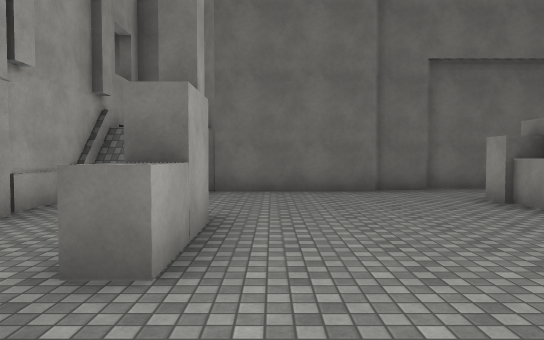
[1] (above)

14 first-person views from a walk through a Unity game level. The camera is 1.5 m above the floor, tilts 2° down and sees 70° across. The floor is counted in squares, 2 m on a side. Each view is taken from the middle of a square. On the plan, view 1 faces up. The plan holds only what a view shows up to about 12 squares ahead; the rest is blank. The place goes on beyond the plan. The player character is not drawn. Surface patterns are stand-ins for the level's own textures.

[2]
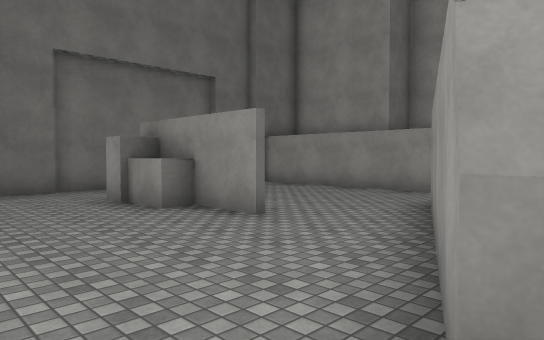

[3]
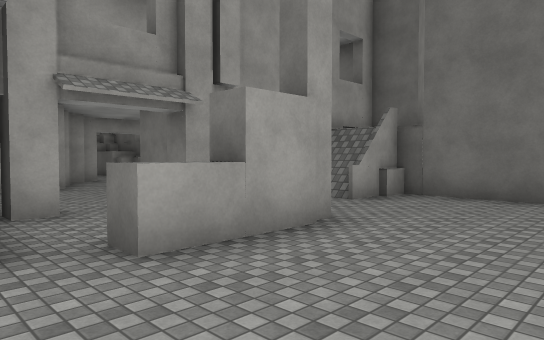

[4]
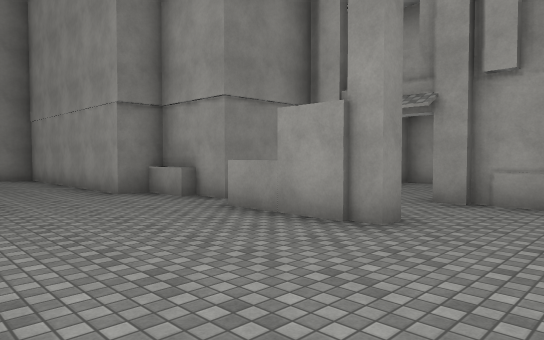

[5]
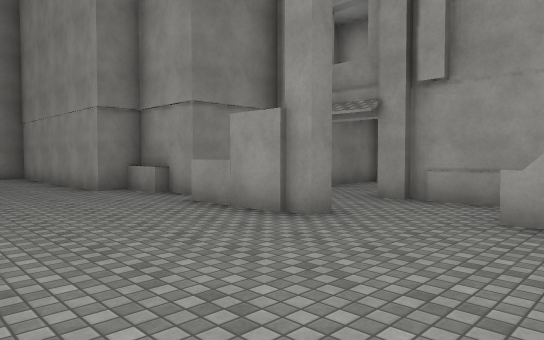

[6]
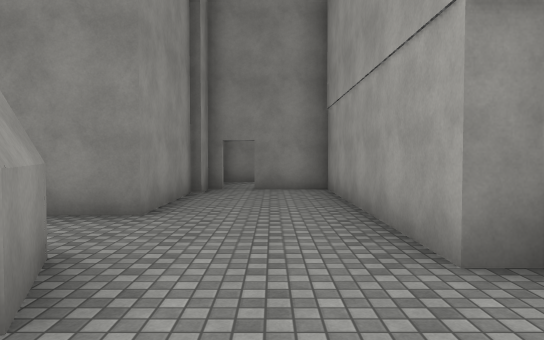

[7]
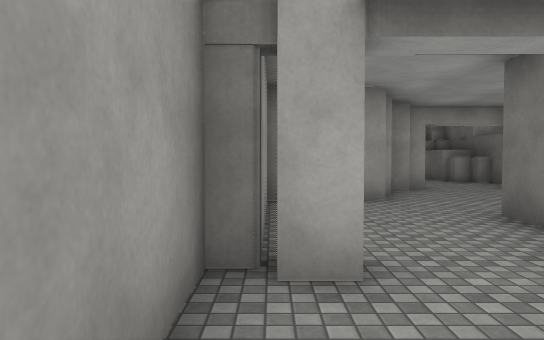

[8]
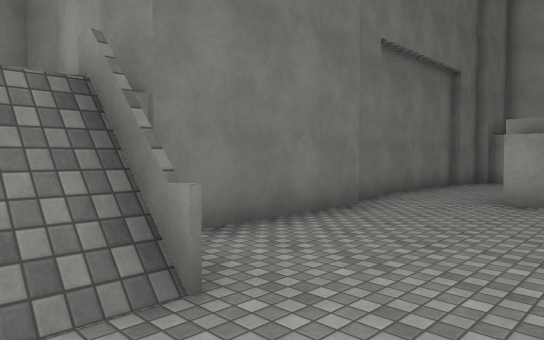

[9]
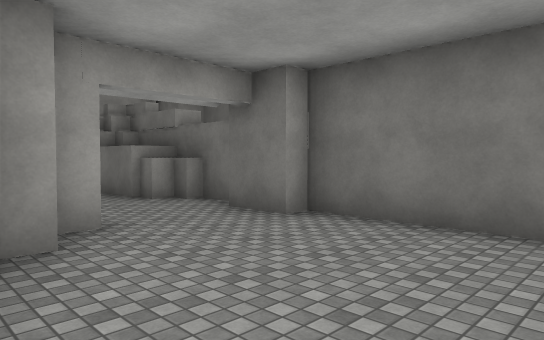

[10]
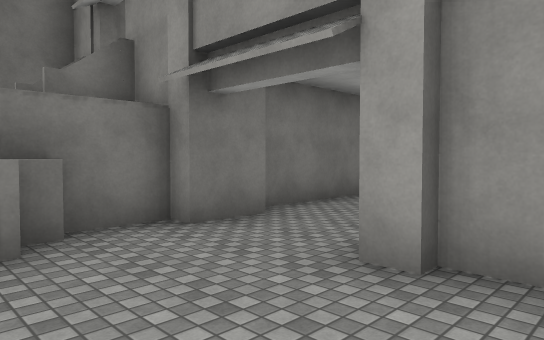

[11]
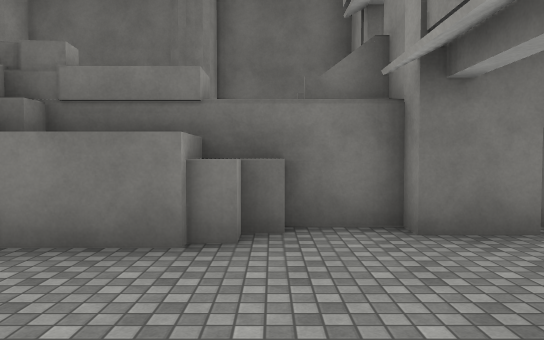

[12]
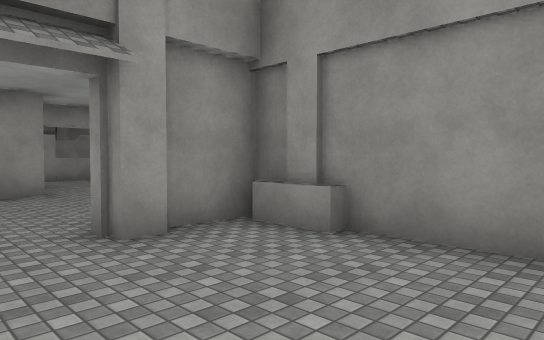

[13]
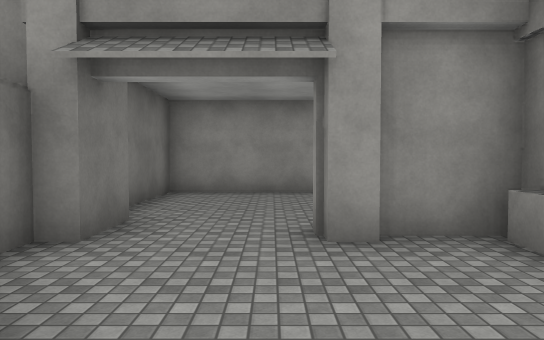

[14]
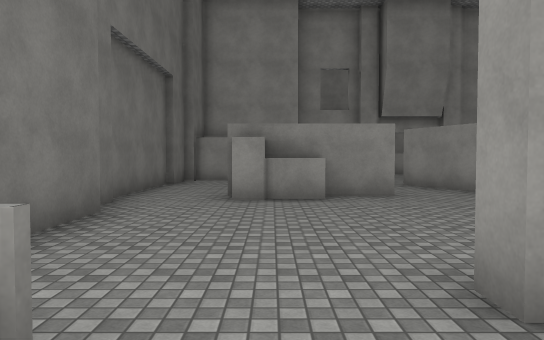

### Floor plan
Key: @ floor where view 1 was taken; # wall or solid block; . main floor; : floor 0.5 m higher than the main floor; / step, stairs or slope; = window, fence, low wall or low ledge; ^ raised ledge; B building; A barrier; L block; C box; O other object.
Columns run from 14 left of view 1 to 10 right of it. Each row starts with its distance up from view 1.
 12  ###
 11    ##      ##
 10           B  #
  9 C  =#     B  ###########
  8 CCC##//.. BOL..........#
  7 ......... B:/..........#
  6 ......... B.......A  ..#
  5 ....B..../B.......A ...##
  4 ...^BBB......#....#....#
  3  ##   B......^..........
  2       B####.........##.
  1           ###.....###
  0              ^@..##
 -1              #....
 -2              #.....
 -3              #...##
 -4              #...#
 -5              #...#
 -6              #...#
 -7              ###.#
 -8                ###
 -9                 #

Positions as (right, up) in squares from view 1, and headings:
1: (0, 0), facing up
2: (1, 0), facing up-right
3: (2, 1), facing up-left
4: (3, 7), facing down-left
5: (3, 8), facing down-left
6: (1, 2), facing down
7: (-1, 2), facing left
8: (-3, 5), facing up-right
9: (-6, 4), facing up-left
10: (-13, 4), facing up-right
11: (-12, 4), facing up
12: (-14, 7), facing down-right
13: (-14, 6), facing right
14: (-3, 6), facing right
